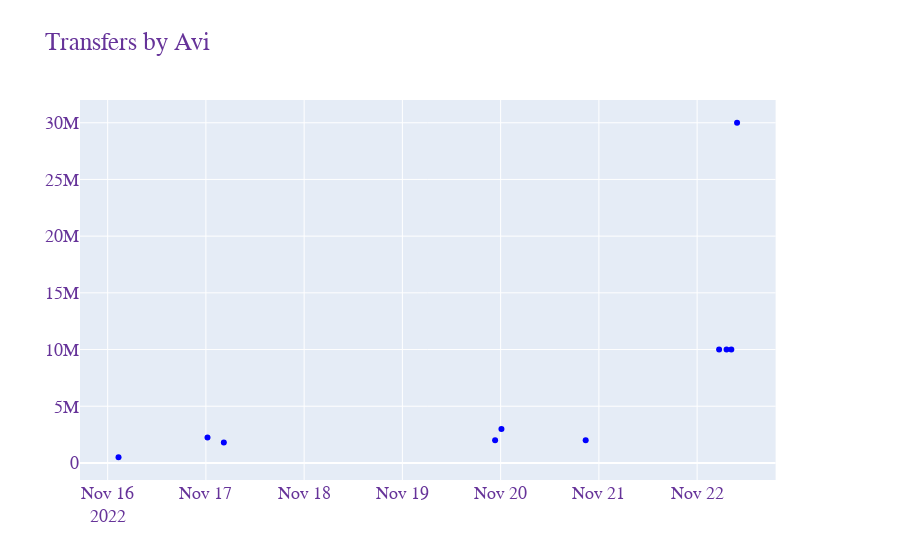

The cell this chart's notebook holds for it:
### Code cell
fig = make_subplots(specs=[[{"secondary_y": True}]])
fig.update_layout(
    title=f"Transfers by Avi",
#     xaxis_title="X Axis Title",
#     yaxis_title="Y Axis Title",
#     legend_title="Legend Title",
    font=dict(
        family="Courier New, monospace",
        size=18,
        color="RebeccaPurple"
    )
)
fig = fig.add_trace(
    go.Scatter(
        x=df_avi.BLOCK_TIMESTAMP,
        y=df_avi.AMOUNT,
        name="Transfers Avi",
        mode='markers',
        marker_color="blue",
    ),
    # secondary_y=True
)
fig.show()

### Figure 1 — Plotly figure (JSON) as saved in the notebook; plotly's stock layout.template omitted (floating-point values rounded to 4 significant figures)
{"data": [{"marker": {"color": "blue"}, "mode": "markers", "name": "Transfers Avi", "type": "scatter", "x": ["2022-11-22 08:20:59.000", "2022-11-22 09:45:23.000", "2022-11-22 07:11:23.000", "2022-11-17 00:23:23.000", "2022-11-19 22:38:47.000", "2022-11-16 02:39:23.000", "2022-11-17 04:22:59.000", "2022-11-20 20:46:35.000", "2022-11-20 00:11:47.000", "2022-11-22 05:21:59.000"], "y": [10000000, 30000000, 10000000, 2250000.0, 2000000.0, 500000, 1800000, 2000000, 3000000, 10000000]}], "layout": {"font": {"color": "RebeccaPurple", "family": "Courier New, monospace", "size": 18}, "title": {"text": "Transfers by Avi"}, "xaxis": {"anchor": "y", "domain": [0, 0.94]}, "yaxis": {"anchor": "x", "domain": [0, 1]}, "yaxis2": {"anchor": "x", "overlaying": "y", "side": "right"}}}
